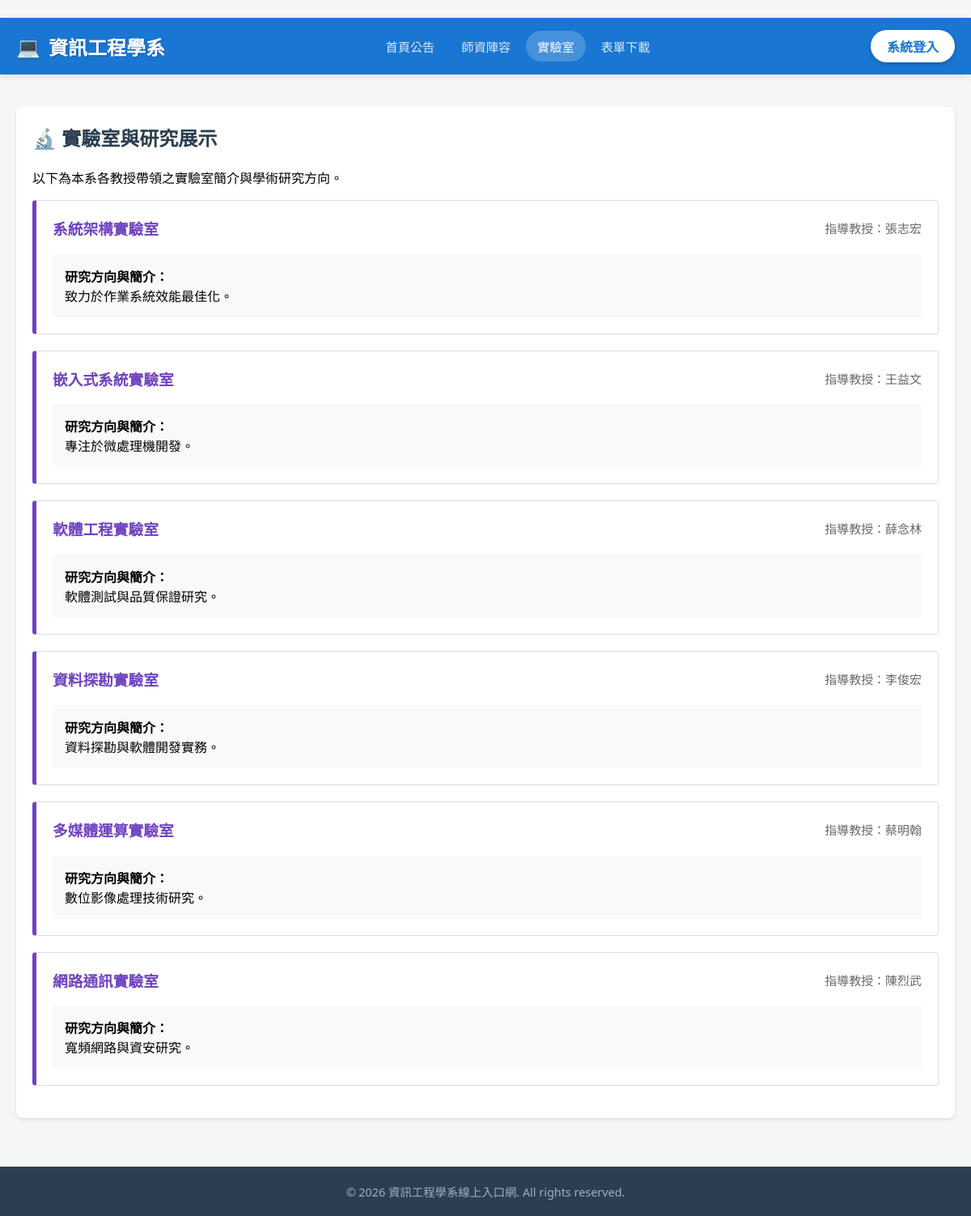
Screenshot of /index.php?page=labs with the database file from the repository.
### tables this page shows
CREATE TABLE Teachers (
    teacher_id INT AUTO_INCREMENT PRIMARY KEY,
    user_id INT NOT NULL,
    name VARCHAR(100) NOT NULL,
    title VARCHAR(100),
    avatar_path VARCHAR(255) DEFAULT NULL COMMENT '老師頭像圖片路徑',
    department VARCHAR(100) DEFAULT '資訊工程學系',
    phone VARCHAR(20),
    extension VARCHAR(10) DEFAULT NULL COMMENT '分機號碼',  
    email VARCHAR(100),
    office_hours VARCHAR(100) DEFAULT NULL COMMENT '請益時間',
    lab_name VARCHAR(100) DEFAULT NULL COMMENT '實驗室名稱',
    lab_info TEXT DEFAULT NULL COMMENT '實驗室簡介與研究方向',
    teaching_experience TEXT DEFAULT NULL COMMENT '校內教學經歷',
    external_experience TEXT DEFAULT NULL COMMENT '校外經歷',
    FOREIGN KEY (user_id) REFERENCES Users(id) ON DELETE CASCADE
);

### modules/public/labs.php (the view)
<div class="card">
    <h2>🔬 實驗室與研究展示</h2>
    <p>以下為本系各教授帶領之實驗室簡介與學術研究方向。</p>
    <?php
    $labs = $conn->query("SELECT name, lab_name, lab_info FROM Teachers WHERE lab_name IS NOT NULL AND lab_name != '' ORDER BY teacher_id");
    if ($labs->num_rows > 0) {
        while($lab = $labs->fetch_assoc()) {
            echo "<div style='border: 1px solid #ddd; border-left: 5px solid #6f42c1; border-radius: 4px; padding: 20px; margin-bottom: 20px; background: #fff;'>";
            echo "<h3 style='margin-top: 0; color: #6f42c1; display: flex; align-items: center; justify-content: space-between;'>";
            echo htmlspecialchars($lab['lab_name']);
            echo "<span style='font-size: 0.8em; color: #666; font-weight: normal;'>指導教授：" . htmlspecialchars($lab['name']) . "</span>";
            echo "</h3>";
            echo "<div style='background: #f8f9fa; padding: 15px; border-radius: 4px;'>";
            echo "<strong>研究方向與簡介：</strong><br>";
            echo nl2br(htmlspecialchars($lab['lab_info'] ?? '尚未提供詳細簡介。'));
            echo "</div>";
            echo "</div>";
        }
    } else {
        echo "<div class='card' style='background: #f8f9fa;'><p style='text-align:center; color:#666;'>目前尚無實驗室資訊</p></div>";
    }
    ?>
</div>

### assets/css/style.css (style rules this page uses)
.card { background: #fff; border-radius: 8px; padding: 20px; box-shadow: 0 2px 4px rgba(0,0,0,0.1); margin-bottom: 20px; }
.card h2 { margin-top: 0; color: #2c3e50; }

### index.php (style rules this page uses)
html, body { margin: 0 !important; padding: 0 !important; background-color: #f4f7f6; font-family: 'Segoe UI', Tahoma, Geneva, Verdana, sans-serif; display: flex; flex-direction: column; min-height: 100vh; }

### rows the page displays
teachers: lab_name "系統架構實驗室", name "張志宏", lab_info "致力於作業系統效能最佳化。"
teachers: lab_name "嵌入式系統實驗室", name "王益文", lab_info "專注於微處理機開發。"
teachers: lab_name "軟體工程實驗室", name "薛念林", lab_info "軟體測試與品質保證研究。"
teachers: lab_name "資料探勘實驗室", name "李俊宏", lab_info "資料探勘與軟體開發實務。"
teachers: lab_name "多媒體運算實驗室", name "蔡明翰", lab_info "數位影像處理技術研究。"
teachers: lab_name "網路通訊實驗室", name "陳烈武", lab_info "寬頻網路與資安研究。"
